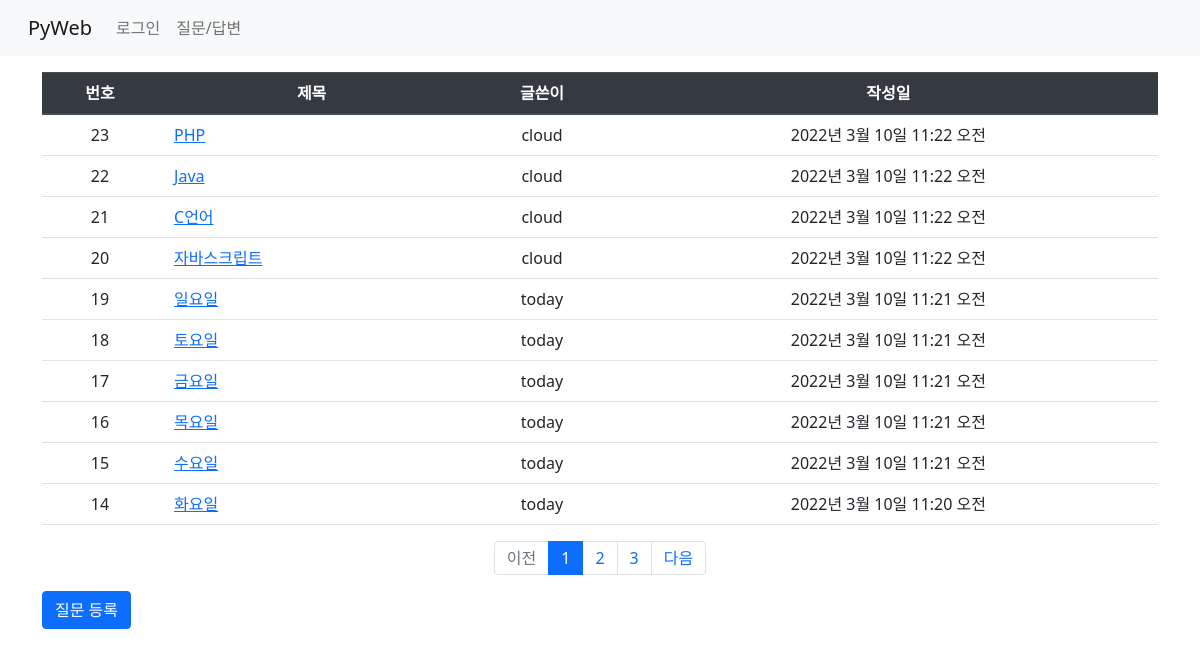
Page /board/boardlist/ on the earlier database version.
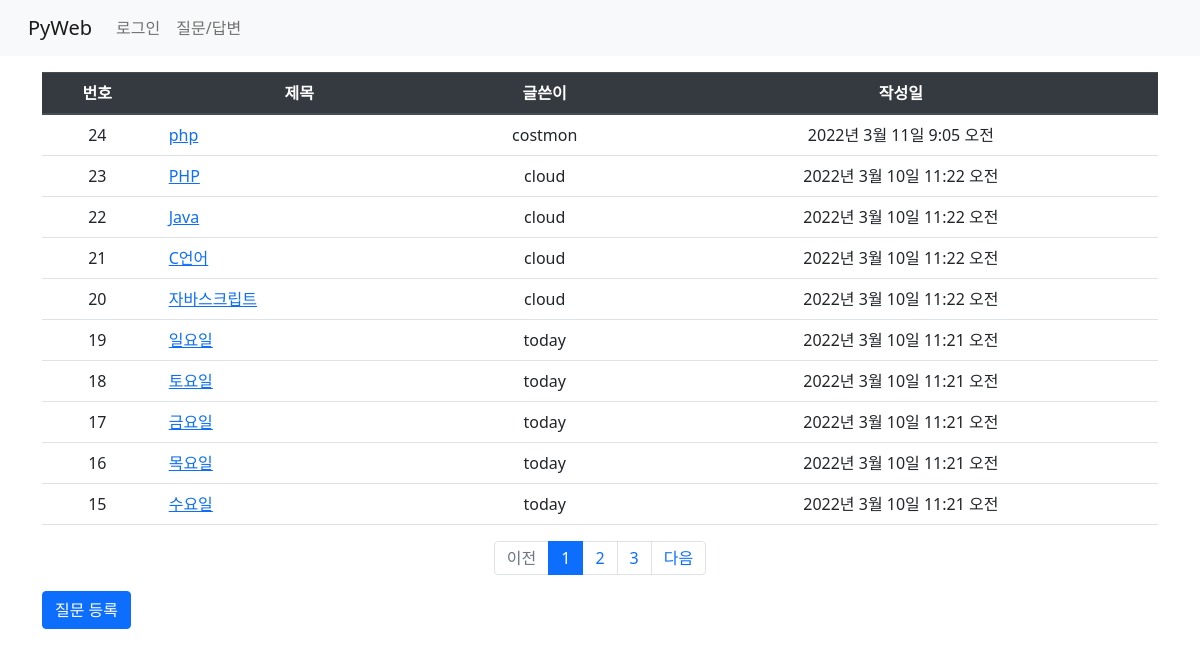
Same page on the later database version.
### board/models.py (models this page shows, shortened)
class Question(models.Model):
    subject = models.CharField(max_length=200)
    content = models.TextField()
    create_date = models.DateTimeField()  # not null
    modify_date = models.DateTimeField(null=True, blank=True)  #null 허용, blank- 폼 데이터 null
    author = models.ForeignKey(User, on_delete=models.CASCADE)  #User의 username와 외래키 설정

### board/views.py (the view)
# urls.py: path('boardlist/', views.boardlist, name='boardlist'),  #127.0.0.1:8000/board/
def boardlist(request):
    question_list = Question.objects.order_by('-create_date')  #'-'내림 차순, -pk도 가능
    page = request.GET.get('page', '1')  #페이지
    paginator = Paginator(question_list, 10)  #페이지당 10개 자료
    page_obj = paginator.get_page(page)
    context = {'question_list':page_obj}
    return render(request, 'board/question_list.html', context)

### board/templatetags/board_filter.py (called while the page is built)
@register.filter
def sub(value, arg):
    return value - arg

### templates/board/question_list.html (shortened to what this page needs)
{% extends 'base.html' %}
{% load board_filter %}
{% block content %}
  <div class="container my-3">
      <table class="table">
          <thead class="thead-dark">
            <tr class="text-center">
                <th>번호</th><th>제목</th><th>글쓴이</th><th>작성일</th>
            </tr>
          </thead>
          <tbody>
            {% if question_list %}
                {% for question in question_list %}
                <tr class="text-center">
                    <td>{{ question_list.paginator.count|sub:question_list.start_index|sub:forloop.counter0|add:1 }}</td>
                    <td class="text-left px-3">
                        <a href="{% url 'board:detail' question.id %}">{{ question.subject }}</a>
                    </td>
                    <td>{{ question.author }}</td>
                    <td>{{ question.create_date }}</td>
                </tr>
                {% endfor %}
            {% else %}
              <p>질문이 없습니다.</p>
            {% endif %}
          </tbody>
      </table>
      <ul class="pagination justify-content-center">
          {% if question_list.has_previous %}
            <li class="page-item">
                    <a class="page-link" href="?page={{ question_list.previous_page_number }}">이전</a>
            </li>
          {% else %}
            <li class="page-item disabled">
                    <a class="page-link" href="#">이전</a>
            </li>
          {% endif %}
          {% for page_number in question_list.paginator.page_range %}
              {% if page_number == question_list.number %}
                <li class="page-item active">
                    <a class="page-link" href="?page={{ page_number }}">{{ page_number }}</a>
                </li>
              {% else %}
                <li class="page-item">
                    <a class="page-link" href="?page={{ page_number }}">{{ page_number }}</a>
                </li>
              {% endif %}
          {% endfor %}
          {% if question_list.has_next %}
            <li class="page-item">
                    <a class="page-link" href="?page={{ question_list.next_page_number }}">다음</a>
            </li>
          {% else %}
            <li class="page-item disabled">
                    <a class="page-link" href="#">다음</a>
            </li>
          {% endif %}
      </ul>
      <a href="{% url 'board:question_create' %} " class="btn btn-primary">질문 등록</a>
  </div>
{% endblock %}

Differences in the rows shown:
no longer on this page (row unchanged): Question: paginator.count|sub "14", subject "화요일", author "today", create_date "2022년 3월 10일 11:20 오전"
added Question: paginator.count|sub "24", subject "php", author "costmon", create_date "2022년 3월 11일 9:05 오전"
